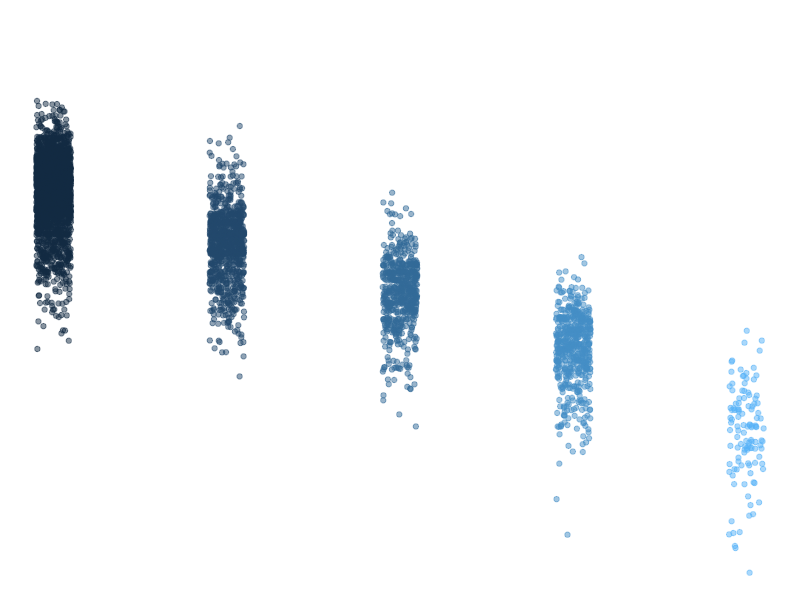

Reproduce this figure in R.
## ---- chunk 1
knitr::opts_chunk$set(echo = TRUE)
library(tidyverse)
## ---- chunk 2
summary(storms)
## ---- chunk 3
names(storms)
## ---- chunk 4
ggplot(data = storms, aes(x = category, y = pressure)) +
  geom_jitter(width = 0.1, 
              alpha = 0.5,
              aes(color = category),
              show.legend = FALSE) +
  labs(x = "StorM CategorRY", 
       y = "Air pressure at storm center (millibars)"
       ) +
  theme_void()
